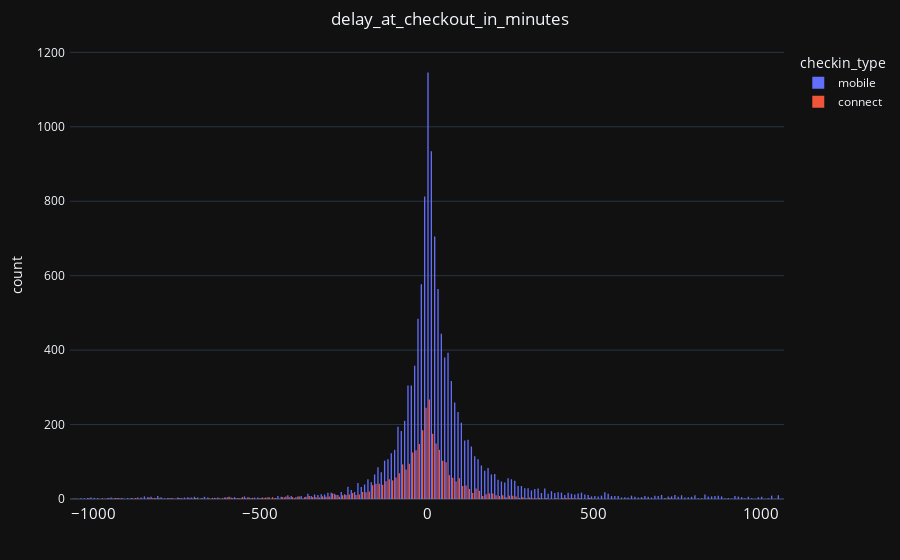

Here is the notebook cell this chart was saved with:
### Code cell
fig = px.histogram(data_delay_cleaned, x= 'delay_at_checkout_in_minutes',

                   title = 'delay_at_checkout_in_minutes',
                   color = 'checkin_type',
                   barmode = 'group',
                  ) 
fig.update_layout(title_x = 0.5,
                  margin=dict(l=50,r=50,b=50,t=50,pad=4),
                  xaxis_title = '',
                  template = 'plotly_dark'
                  )   
fig.update_xaxes(tickfont_size=15,)        
fig.show()

### Figure 1 — Plotly figure (JSON) as saved in the notebook; plotly's stock layout.template omitted (floating-point values rounded to 4 significant figures; data arrays with more than 128 entries replaced by an {"elided": "..."} marker saying what was removed)
{"data": [{"alignmentgroup": "True", "bingroup": "x", "hovertemplate": "checkin_type=mobile<br>delay_at_checkout_in_minutes=%{x}<br>count=%{y}<extra></extra>", "legendgroup": "mobile", "marker": {"color": "#636efa", "pattern": {"shape": ""}}, "name": "mobile", "offsetgroup": "mobile", "orientation": "v", "showlegend": true, "type": "histogram", "x": {"elided": "12578 int values"}, "xaxis": "x", "yaxis": "y"}, {"alignmentgroup": "True", "bingroup": "x", "hovertemplate": "checkin_type=connect<br>delay_at_checkout_in_minutes=%{x}<br>count=%{y}<extra></extra>", "legendgroup": "connect", "marker": {"color": "#EF553B", "pattern": {"shape": ""}}, "name": "connect", "offsetgroup": "connect", "orientation": "v", "showlegend": true, "type": "histogram", "x": {"elided": "3377 int values"}, "xaxis": "x", "yaxis": "y"}], "layout": {"barmode": "group", "legend": {"title": {"text": "checkin_type"}, "tracegroupgap": 0}, "margin": {"b": 50, "l": 50, "pad": 4, "r": 50, "t": 50}, "title": {"text": "delay_at_checkout_in_minutes", "x": 0.5}, "xaxis": {"anchor": "y", "domain": [0, 1], "tickfont": {"size": 15}, "title": {"text": ""}}, "yaxis": {"anchor": "x", "domain": [0, 1], "title": {"text": "count"}}}}
